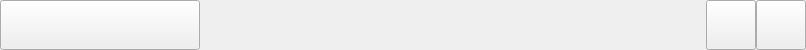
<?xml version="1.0" encoding="UTF-8"?>
<ui version="4.0">
 <class>Title</class>
 <widget class="QWidget" name="Title">
  <property name="geometry">
   <rect>
    <x>0</x>
    <y>0</y>
    <width>806</width>
    <height>50</height>
   </rect>
  </property>
  <property name="maximumSize">
   <size>
    <width>16777215</width>
    <height>50</height>
   </size>
  </property>
  <property name="windowTitle">
   <string>Title</string>
  </property>
  <layout class="QGridLayout" name="gridLayout">
   <property name="leftMargin">
    <number>0</number>
   </property>
   <property name="topMargin">
    <number>0</number>
   </property>
   <property name="rightMargin">
    <number>0</number>
   </property>
   <property name="bottomMargin">
    <number>0</number>
   </property>
   <property name="spacing">
    <number>0</number>
   </property>
   <item row="0" column="0">
    <widget class="QPushButton" name="pb_menu">
     <property name="minimumSize">
      <size>
       <width>200</width>
       <height>50</height>
      </size>
     </property>
     <property name="maximumSize">
      <size>
       <width>200</width>
       <height>50</height>
      </size>
     </property>
     <property name="text">
      <string/>
     </property>
    </widget>
   </item>
   <item row="0" column="1">
    <widget class="QLabel" name="lb_name">
     <property name="minimumSize">
      <size>
       <width>0</width>
       <height>50</height>
      </size>
     </property>
     <property name="maximumSize">
      <size>
       <width>16777215</width>
       <height>50</height>
      </size>
     </property>
     <property name="text">
      <string/>
     </property>
    </widget>
   </item>
   <item row="0" column="3">
    <widget class="QPushButton" name="pb_close">
     <property name="minimumSize">
      <size>
       <width>50</width>
       <height>50</height>
      </size>
     </property>
     <property name="maximumSize">
      <size>
       <width>50</width>
       <height>50</height>
      </size>
     </property>
     <property name="text">
      <string/>
     </property>
    </widget>
   </item>
   <item row="0" column="2">
    <widget class="QPushButton" name="pb_mini">
     <property name="minimumSize">
      <size>
       <width>50</width>
       <height>50</height>
      </size>
     </property>
     <property name="maximumSize">
      <size>
       <width>50</width>
       <height>50</height>
      </size>
     </property>
     <property name="text">
      <string/>
     </property>
    </widget>
   </item>
  </layout>
 </widget>
 <layoutdefault spacing="6" margin="11"/>
 <resources/>
 <connections/>
</ui>
